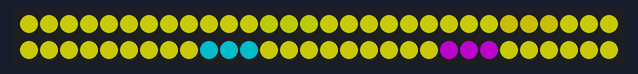
Bench run of a sketch on a simulated Arduino Uno, built with avr-gcc and run on an emulated ATmega328P. On the bench: 60 RGB LEDs in strip order, left to right, continuing on the next row. Dim RGB values are drawn brighter than linear; random numbers use the default seed unless the sketch sets one.

Above: at 0.35 s.
At 3.3 s:
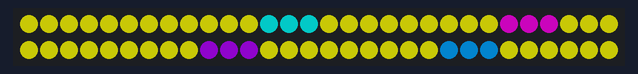
At 10.07 s:
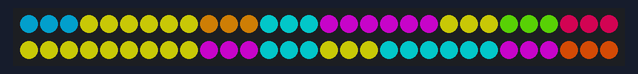
At 19.96 s:
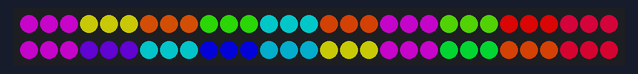
At 29.13 s:
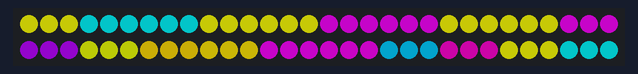
At 39.75 s:
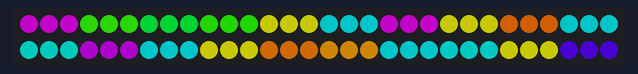

The sketch:

uc_mica_grad_sign_2015.ino
```cpp
// Requires
// dotstar library from https://github.com/adafruit/Adafruit_DotStar/archive/master.zip
//   (see instructions at https://learn.adafruit.com/adafruit-dotstar-leds)

#include "tired_of_serial.h"
#include "SignTypes.h"

#include <Adafruit_DotStar.h>
// Because conditional #includes don't work w/Arduino sketches...
#include <SPI.h>         // COMMENT OUT THIS LINE FOR GEMMA OR TRINKET
//#include <avr/power.h> // ENABLE THIS LINE FOR GEMMA OR TRINKET

#define NUMPIXELS 60 // Number of LEDs in strip
// Here's how to control the LEDs from any two pins:
#define DATAPIN    4 // "D0"
#define CLOCKPIN   5 // "C0"
Adafruit_DotStar strip = Adafruit_DotStar(NUMPIXELS, DATAPIN, CLOCKPIN, DOTSTAR_BRG);

const unsigned long LOOPLIMIT = 0; // 3000; // debug, msecs to limit
#ifdef DirectPin
const int RedPin = 10;
const int GreenPin = 9;
const int BluePin = 11;
#endif

// #define debug_output
#ifdef debug_output
  #define debug_output2
  #define debug(x) print(x)
  #define debugln() println()
#else
  #define debug(x)
  #define debugln()
#endif
// #define debug_output2
#ifdef debug_output2
  #define debug2(x) print(x)
  #define debug2hex(x) print(x,HEX)
  #define debugln2() println()
#else
  #define debug2(x)
  #define debug2hex(x)
  #define debugln2()
#endif

const int Stayingness = 3; // a "group" will only change color 1 out of Stayingess times
const int GroupSize = 3; // how many leds/group
const int GroupCt = NUMPIXELS/GroupSize; // How many sets of leds

group_struct Groups[ GroupCt ];

// r,g,b
// FIXME: ought to all be const, but c++
RGB Purple = RGB( 101, 102, 3 );
RGB Yellow = RGB( 1, 101, 103 );
RGB Orange = RGB( 101, 2, 103 );

// need the list so we can pick random ones
RGB *Colors[] = { &Purple, &Orange, &Yellow };

template <typename T,unsigned S> inline unsigned arraysize(const T (&v)[S]) { return S; }; // magic
const int ColorLen = arraysize(Colors);

// Fade for FadeTime + rand(FadeVariableTime)
const unsigned long FadeTime = 3000;
const unsigned long FadeVariableTime = 1000;

void setup() {
  strip.begin(); // Initialize pins for output
  strip.show();  // Turn all LEDs off ASAP

  Serial.begin(115200);
  debug("Setup led-thingy\n");

    debug( "Random start:\n" );
    for(int i=0; i<GroupCt; i++) {
        group_struct &a_group = Groups[i];
        debug("  group ");debug(i);debug(" ");debug((long)&(Groups[i]));debug(" local ");debug((long)&a_group);debugln();
        a_group.from = random(ColorLen);
        a_group.end_at = 0;
        a_group.to = NULL;
        a_group.duration = 0;

        choose_new_to( a_group );
        // say Dumper(\%a_group);
        debug("Setup group ["); debug(i); debug(" "); debug( Colors[a_group.from] ); debug(" -> "); debug( Colors[a_group.to] );debugln();

        display_group(i, *Colors[ a_group.from ] );
        debug( " fades for "); debug(a_group.duration);debugln();
        }

    debug( "setup done\n");
    debug( "-----\n");
    // while (1) {}
    }

void loop() {
  if (LOOPLIMIT && millis() > LOOPLIMIT) { while(1) {} } // freeze at limit


  debug( "\nEACH GROUP @"); debug(millis()); debugln();
  for (int group_i=0; group_i < GroupCt; group_i++) {
    group_struct &group = Groups[group_i];
    unsigned long now = millis();
    if (group.end_at < now) {
      // new to/end_at
      debug( "Reset ["); debug(group_i); debug("] ");debug(Colors[group.from]); debug(" -> ");debug(Colors[group.to]);debugln();
      group.from = group.to;
      choose_new_to( group );
      debug( "       "); debug(group_i); debug("] ");debug(Colors[group.from]); debug(" -> ");debug(Colors[group.to]);debugln();
      // while(1) {};
      continue;
      }

    // we are wasteful, we do everybody each time, AND set them each time
    RGB nextrgb;
    edgepath_next_rgb(group_i, now, nextrgb);
    display_group(group_i, nextrgb);
    }
  //delay(100);
  }


void choose_new_to(group_struct &group) {
    // Assumes 'from' is set, chooses a random 'to' and 'end_at'
    group.end_at = millis() + FadeTime + random(FadeVariableTime);
    group.duration = group.end_at-millis();
    // 'to' is one of the _other_ colors, so add 1|2 and do modulus to force it right
    // Only change on 1 out of stayingness times
    if (random(Stayingness) == 0) {
      group.to = (random(ColorLen-1) + 1 + group.from) % ColorLen;
      debug2("Change ");debug2((long)&group);debugln2();
      }
    else {
        group.from = group.to;
        debug2("NoChange ");debug2((long)&group);debugln2();
        }
    group.corner.red(-1); // flag for "not calc'd yet"
    }

void display_group(int groupi, RGB &rgb) {
    // Make the led(s) show the value
    debug( "display group ["); debug(groupi); debug("] to "); debug(rgb); debugln();
    // convert from a group_index to a 0..index
    int fromi = groupi * GroupSize;
    int toi = fromi + GroupSize;
    // display n=GroupSize leds:
    for (uint16_t pixel_i=fromi; pixel_i<toi; pixel_i++) {
        debug2("== [");debug2(pixel_i); debug2("] ");debug2(rgb);debug2(" @ ");debug2(millis());debug(" #");debug2hex(rgb.as_uint());debugln2();

        #ifdef DirectPin
        analogWrite(RedPin, rgb.red());
        analogWrite(GreenPin, rgb.green());
        analogWrite(BluePin, rgb.blue());
        #endif

        strip.setPixelColor(pixel_i, rgb.as_uint());
        }
    strip.show();                     // Refresh strip
    }

void edgepath_next_rgb(int group_i, unsigned long end_at_time, RGB &gradient_color) {
  // We want the "fade" (aka gradient) to follow the closest edges of the rgb triangle
  // So, 'from' is closest to some edge.
  // And, 'to' is closest to some edge.
  // The direction of the first path is towards the closes "corner" of from/to
  // So, move proportionally along the distance of the first edge, then the second.

  group_struct &group = Groups[group_i];

  RGB *from = Colors[ group.from ];
  RGB *to = Colors[ group.to ];

  if (group.corner.red()==255) { // flag for not-calc'd
    // calc and cache the corner
    debug( "calc "); debug(*from); debug(" -> "); debug(*to);debugln();

    group.corner.red( from->red());
    group.corner.green( from->green());
    group.corner.blue( from->blue());

    group.corner.along_our_min_to_their_min(*to);
    debug("  ");debug(from); debug(" -> "); debug(group.corner); debug(" -> "); debug(to); debugln();
    debug( "Edge["); debug(group_i); debug("] "); debug(from); debug(" -> "); debug(group.corner);debug(" -> ");debug(to);debugln();
    }

  // Now we know $now, and $end_at, $duration, and from->corner->to
  // so, just calc the proper point along those 2 line segments
  proportional_color_along( group,  end_at_time, gradient_color );
  debug( "  next rgb ");debug(gradient_color);debug(" @ "); debug(end_at_time);debugln();

  // has set gradient_color
  }

void proportional_color_along( group_struct &group,  unsigned long end_at_time, RGB &gradient_color ) {
  RGB &from = *Colors[ group.from ];
  RGB &to = *Colors[ group.to ];

  debug( "  prop color of ");debug(from); debug(" -> "); debug(group.corner); debug(" -> ");debug(to);debugln();
  unsigned int distance_to_corner = from.distance(group.corner);
  unsigned int total_len = distance_to_corner + group.corner.distance(to);
  unsigned long duration = group.duration;
  unsigned long elapsed_t = duration - (group.end_at - end_at_time); // FIXME: if end_at < end_at_time, then calc next 'to'
  // FIXME: check math-under/overflow:
  unsigned int distance_to_now = total_len * ((float)elapsed_t / duration); // i.e. dist proportional to elapsed time
  debug("    ");debug(total_len);debug(" : ");debug(distance_to_now);debug(" = ");debug(duration);debug(" : ");debug(elapsed_t);debugln();

  if (distance_to_now <= distance_to_corner) {
    gradient_color.proportional_rgb( from, group.corner, distance_to_now, distance_to_corner);
    }
  else if (distance_to_now <= total_len) {
    unsigned int distance_from_corner = total_len - distance_to_corner;
    debug("2:");
    gradient_color.proportional_rgb( group.corner, to, distance_to_now-distance_to_corner, distance_from_corner);
    }
  else {
    debug("past! FREEZE");debugln();while(1) {};
    }
  }
```

SignTypes.h
```cpp
// #define debug_output
#ifdef debug_output
  #define debug_output2
  #define debug(x) print(x)
  #define debugln() println()
#else
  #define debug(x)
  #define debugln()
#endif
#ifdef debug_output2
  #define debug2(x) print(x)
  #define debugln2() println()
#else
  #define debug2(x)
  #define debugln2()
#endif

class RGB;

void print(RGB &rgb);
void print(RGB *rgb);

class RGB {
  // use overload '""' => 'stringify';

  public:
    RGB() : v_red(-1), v_green(0), v_blue(0) {}
    RGB(byte r, byte g, byte b) : v_red(r), v_green(g), v_blue(b) {}
    // ~RGB(); // FIXME: private for arduino, unimpl
    byte red() { return this->v_red; }
    void red(int v) { this->v_red=v; }
    byte green() { return this->v_green; }
    void green(int v) { this->v_green=v; }
    byte blue() { return this->v_blue; }
    void blue(int v) { this->v_blue=v; }

    void along_our_min_to_their_min(RGB &other);
    unsigned int distance(RGB &other);
    void proportional_rgb(RGB &from, RGB &to, unsigned int delta_d, unsigned int total_dist);
    uint32_t as_uint() {
      /*
      print("  rgb("); Serial.print( this->red(), HEX); print(","); Serial.print(this->green(), HEX);print(","); Serial.print(this->blue(), HEX);
        print(" uint ");Serial.print(
          ((uint32_t)this->red()<<16) + ((uint32_t)this->green()<<8) + (uint32_t)this->blue()
          ,HEX);
        println();
      */
      return ((uint32_t)this->red()<<16) + ((uint32_t)this->green()<<8) + (uint32_t)this->blue();
      }

  private:
    byte v_red; // 255 means "not calc'd yet", a bit hinky
    byte v_green;
    byte v_blue;

    byte brightness();

  };

void RGB::proportional_rgb(RGB &from, RGB &to, unsigned int delta_d, unsigned int total_dist) {
  // adjust us to be proportional, like map()
  this->red( map(delta_d, 0, total_dist, from.red(), to.red()) );
  this->green( map(delta_d, 0, total_dist, from.green(), to.green()) );
  this->blue( map(delta_d, 0, total_dist, from.blue(), to.blue()) );
  }

unsigned int RGB::distance(RGB &other) {
  // distance to other

  byte r = abs(other.red() - this->red());
  byte g = abs(other.green() - this->green());
  byte b = abs(other.blue() - this->blue());
  return (unsigned int) sqrt( (float)r*r + (float)g*g + (float)b*b);
  }

void RGB::along_our_min_to_their_min(RGB &other) {
  // keep our min the same, update some component to their min, and set the remaining one to "avg brightness"
  debug( "  along ");debug(this);debug(" to nearest corner with other");debugln();

  byte from_brightness = this->brightness(); // aka "from" before we update
  byte want_brightness = (from_brightness + other.brightness())/2;

  // same pattern 3 times. sigh
  if (this->red() <= this->blue() && this->red() <= this->green()) {
    debug( "    our red");debugln();
    if (other.blue() <= other.green()) {
      debug( "    (to blue) @ brightness "); debug(from_brightness);debug("/");debug(other.brightness());debug(" = ");debug(want_brightness);debugln();
      this->blue(other.blue()); // other's min
      this->green( sqrt(abs((float)want_brightness*want_brightness - pow((float)this->red(),2) - pow((float)this->blue(),2))) ); // "avg" brightness
      }
    else {
      debug( "    (to green) @ brightness "); debug(from_brightness);debug("/");debug(other.brightness());debug(" = ");debug(want_brightness);debugln();
      this->green(other.green());
      this->blue( sqrt(abs((float)want_brightness*want_brightness - pow((float)this->red(),2) - pow((float)this->green(),2))) ); // "avg" brightness
      }
    }

  else if (this->blue() <= this->red() && this->blue() <= this->green()) {
    debug( "    our blue @ brightness "); debug(from_brightness);debug("/");debug(other.brightness());debug(" = ");debug(want_brightness);debugln();
    if (other.red() <= other.green()) {
      debug( "    (to red) @ brightness "); debug(from_brightness);debug("/");debug(other.brightness());debug(" = ");debug(want_brightness);debugln();
      this->red(other.red()); // other's min
      this->green( sqrt(abs((float)want_brightness*want_brightness - pow((float)this->red(),2) - pow((float)this->blue(),2))) ); // "avg" brightness
      }
    else {
      debug( "    (to green) @ brightness "); debug(from_brightness);debug("/");debug(other.brightness());debug(" = ");debug(want_brightness);debugln();
      this->green(other.green()); // other's min
      this->red( sqrt(abs((float)want_brightness*want_brightness - pow((float)this->green(),2) - pow((float)this->blue(),2))) ); // "avg" brightness
      }
    }

  else {
    debug("    our green\n");
    if (other.red() <= other.blue()) {
      debug( "    (to red) @ brightness "); debug(from_brightness);debug("/");debug(other.brightness());debug(" = ");debug(want_brightness);debugln();
      this->red(other.red()); // other's min
      this->blue( sqrt(abs((float)want_brightness*want_brightness - pow((float)this->green(),2) - pow((float)this->red(),2))) ); // "avg" brightness
      }
    else {
      debug( "    (to blue) @ brightness "); debug(from_brightness);debug("/");debug(other.brightness());debug(" = ");debug(want_brightness);debugln();
      this->blue(other.blue());
      this->red( sqrt(abs((float)want_brightness*want_brightness - pow((float)this->blue(),2) - pow((float)this->green(),2))) ); // "avg" brightness
      }
    }

  debug( "    corner: ");debug(this);debugln();
  }

byte RGB::brightness() {
  return (byte) sqrt(pow((float)this->red(),2) + pow((float)this->green(),2) + pow((float)this->blue(),2));
  }

struct group_struct {
  // We use indexes into Colors for the Groups, so that we can pick new random "to" later.
  byte from; // Color[i]
  byte to; // Color[i]
  long end_at; // end millis
  long duration; // how long a cyle is millis
  RGB corner;
  };

// print

void print(RGB &rgb) {
  print("<");printw((int) &rgb, HEX);print(">(");
    print(rgb.red()),print(", ");
    print(rgb.green()),print(", ");
    print(rgb.blue()),print(")");
  }

void print(RGB *rgb) { print(*rgb); }

// void print(uint16_t x) { print("#"); Serial.print( (unsigned int) x); }
```

tired_of_serial.cpp
```cpp
#include <Arduino.h>
#include <avr/pgmspace.h>
#include "tired_of_serial.h"

void print_pgm_string(const char **pgm_str_table, byte index) {
  const char *pgm_str = (const char*) pgm_read_word((pgm_str_table + index));
  for(; pgm_read_byte(pgm_str) !=0; pgm_str++) { Serial.print((char) pgm_read_byte( pgm_str )); };
  }
```

tired_of_serial.h
```cpp
#ifndef __tired_of_serial__
#define __tired_of_serial__

#include <Arduino.h>

// So tired of typing "Serial.print"
template <typename T> void inline print(T msg) { Serial.print(msg); }
template <typename T> void inline print(T msg, int format) { Serial.print(msg,format); }
void inline println() { Serial.println(); }
template <typename T> void inline println(T msg) { Serial.println(msg); }

// convenience to print a value with base (hex/bin) & leading zeros according to size
template <typename T> void printw(T msg, int format) {
  if (format == BIN) {
    print(F("0b"));
    for(byte i=0; i < (sizeof(msg) * 8); i++) {
      print( (msg & ((T)1 << (sizeof(msg) * 8 - 1))) ? "1" : "0");
      msg <<= 1;
      }
    }
  else if (format == HEX) {
    print(F("0x"));
    // print(F("["));print(msg,HEX);print(F("]"));
    for(byte i = (sizeof(msg) * 2); i > 0; i--) { // count down from msb digit
      print(
          msg >> ((i-1)*4) // digit to right
          & 0xf // pick off digit
        ,format
        );
      }
    }
  }

void print_pgm_string(const char **pgm_str, byte ith);
#endif
```
